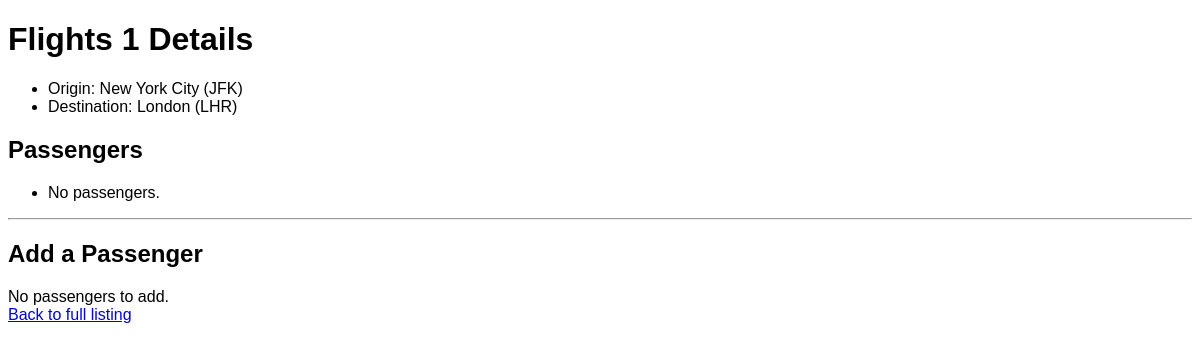
Before: /1 with the older database file.
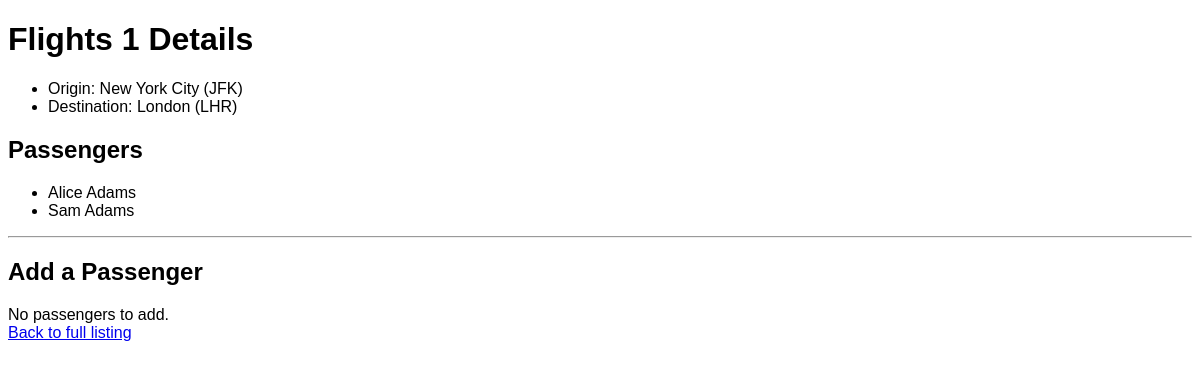
After: the same page with the newer database file.
### flights/models.py (models this page shows, shortened)
class Flight(models.Model):
  origin = models.ForeignKey(Airport, on_delete=models.CASCADE, related_name='departures')
  destination = models.ForeignKey(Airport, on_delete=models.CASCADE, related_name='arrivals')
  duration = models.IntegerField()

class Airport(models.Model):
  code = models.CharField(max_length=3)
  city = models.CharField(max_length=64)
  def __str__(self):
    return f"{self.city} ({self.code})"

class Passenger(models.Model):
  first = models.CharField(max_length=64)
  last = models.CharField(max_length=64)
  flights = models.ManyToManyField(Flight, blank=True, related_name="passengers")
  def __str__(self):
    return f"{self.first} {self.last}"

### flights/views.py (the view)
# urls.py: path("<int:flight_id>", views.flight, name='flight'),
def flight(request, flight_id):
    try:
        flight = Flight.objects.get(pk=flight_id)
    except Flight.DoesNotExist:
        raise Http404("Flight does not exist.")
    context = {
        "flight": flight,
        "passengers": flight.passengers.all(),
        "non_passengers": Passenger.objects.exclude(flights=flight).all()
    }
    return render(request, "flights/flight.html", context)

### flights/templates/flights/flight.html (shortened to what this page needs)
{% extends "flights/base.html" %}
{% block body %}
    <h1>Flights {{ flight.id }} Details</h1>
    <ul>
      <li>Origin: {{ flight.origin }}</li>
      <li>Destination: {{ flight.destination }}</li>
    </ul>
    <h2>Passengers</h2>
    <ul>
      {% for passenger in passengers %}
        <li>{{ passenger }}</li>
      {% empty%}
        <li>No passengers.</li>
    {% endfor %}
    </ul>
    <hr>
    <h2>Add a Passenger</h2>
    {% if non_passengers %}
    <form action="{% url 'book' flight.id %}" method="post">
        {% csrf_token %}
        <select name = "passenger">
          {% for passenger in non_passengers %}
            <option value="{{ passenger.id }}">{{ passenger }}</option>
          {% endfor %}
        </select>
        <input type="submit" value="Book your flight">
    </form>
    {% else %}
      <div>No passengers to add.</div>
    {% endif %}
    <a href="{% url 'index' %}">Back to full listing</a>
{% endblock %}

### flights/templates/flights/base.html (shortened to what this page needs)
{% load static %}
<!DOCTYPE html>
<html>
    <head>
        <link rel="stylesheet" href="{% static 'flights/styles.css' %}"/>
    </head>
    <body>
        {% block body %}
        {% endblock %}
    </body>
</html>

### flights/static/flights/styles.css (style rules this page uses)
body { font-family: sans-serif; }

Changed rows visible on the page:
added Passenger: first+last "Alice Adams"
added Passenger: first+last "Sam Adams"
Other visible differences:
text no longer shown: "No passengers."
